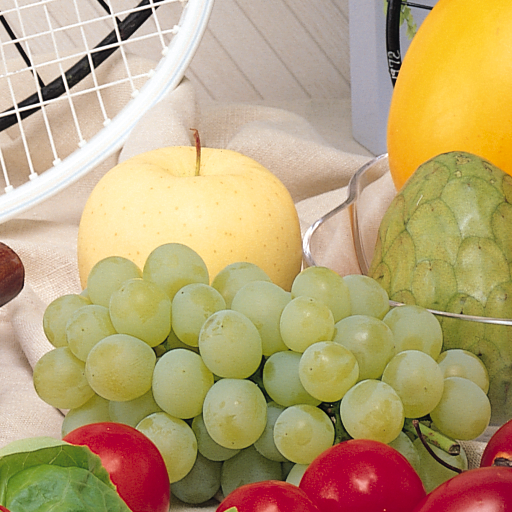
%> input picture exercises/eveaskari/4/fruits.png, 512 x 512 px, given in place of Fruits.jpg, which was not available
$ octave Exc18.m   (GNU Octave 9; MATLAB toolbox functions it lacks are replaced by stand-ins)
%> lines starting %> are read from the running program, lines starting %| are printed output that depends on the picture; in (x1, y1, x2, y2) boxes, pixels count from 0 and x2, y2 are one past the last pixel; in counts of white or black regions, pixels touching at a corner belong together; the program's own positions count from 1; pictures that were not available may be replaced by others from this repository, and a replacement may not be noted
clear;
close all;
clc;

orimg= imread("Fruits.jpg");
%> orimg is the input picture: size 512x512x3 uint8; mean R, G, B 185.5, 163.3, 118.3
orimg=rgb2gray(orimg);
%> orimg: size 512x512 uint8
newImg = uint8(zeros(size(orimg)));
figure,imshow(uint8(orimg)),hold on
[row,col,chan] = size(orimg);
%> row = 512; col = 512; chan = 1

poem=imread("Poem.jpg");
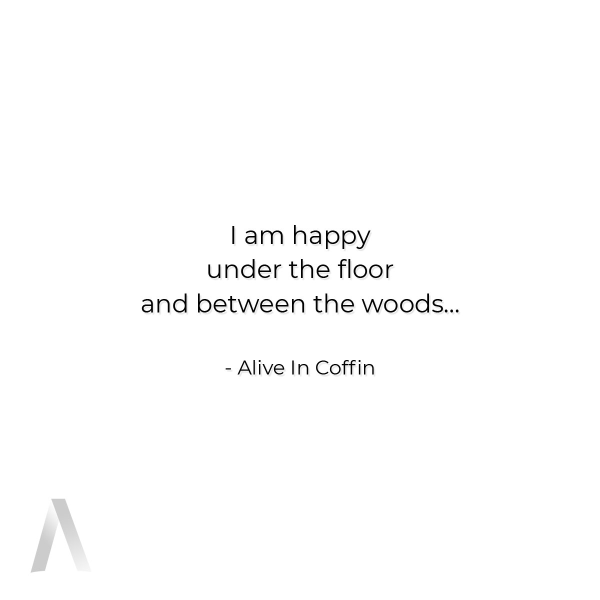
%> input picture exercises/eveaskari/Exc 18/Poem.jpg, 1200 x 1200 px (shown at 1/2 size)
%> poem is the input picture: size 1200x1200x3 uint8; min 0, max 255, mean 252.6


[x1,y1,z1]= size(orimg);
%> x1 = 512; y1 = 512; z1 = 1
[x2,y2,z2]= size(poem);
%> x2 = 1200; y2 = 1200; z2 = 3
if (x2>x1)|(y2>y1)
 poem= imresize(poem,[x1,y1]);
%> poem: size 512x512x3 uint8
elseif (x2<x1)|(y2<y1)
  poem(x2+x1-x2,y2+y1-y2)=255;
end


doubled_orimage = double(orimg);

p1 = bitget(doubled_orimage,1);
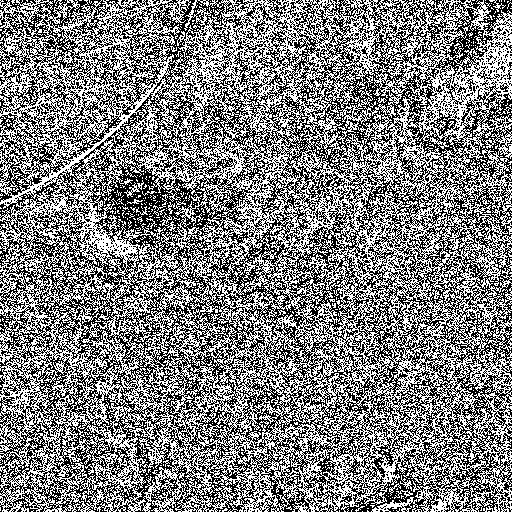
%> p1: size 512x512 logical; 50.2% white; black in thin lines or dots
p2 = bitget(doubled_orimage,2);
%> p2: size 512x512 logical; 50% white; black in thin lines or dots
p3 = bitget(doubled_orimage,3);
%> p3: size 512x512 logical; 50% white in thin lines or dots
p4 = bitget(doubled_orimage,4);
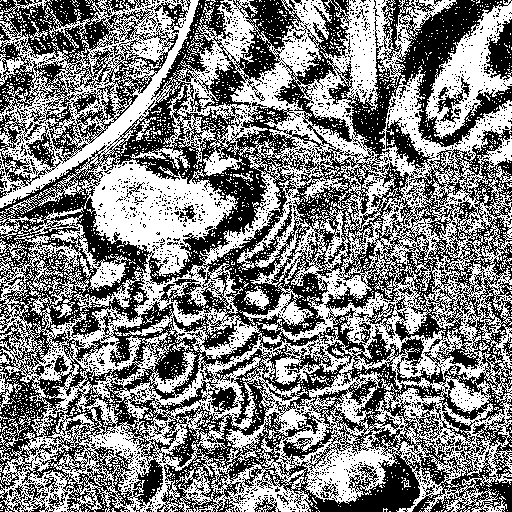
%> p4: size 512x512 logical; 50.5% white; 2635 black regions (2577 under 20 px), largest, box (x1, y1, x2, y2) and area: (0, 0, 512, 512) 107936, (0, 0, 178, 164) 10658, (0, 112, 61, 187) 1351
p5 = bitget(doubled_orimage,5);
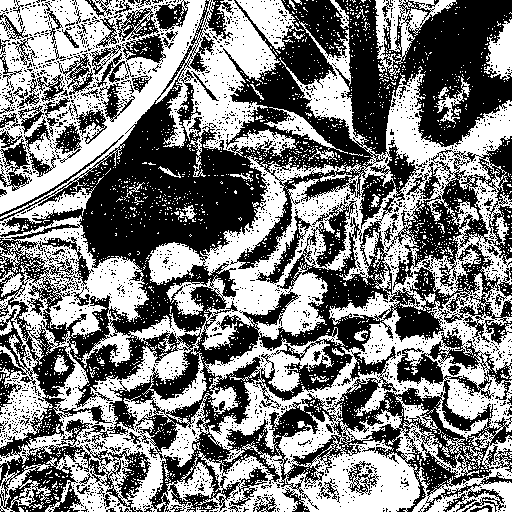
%> p5: size 512x512 logical; 49.4% white; 2549 white regions (2504 under 20 px), largest, box (x1, y1, x2, y2) and area: (0, 21, 512, 512) 86395, (0, 0, 296, 235) 28935, (375, 0, 457, 76) 2073
p6 = bitget(doubled_orimage,6);
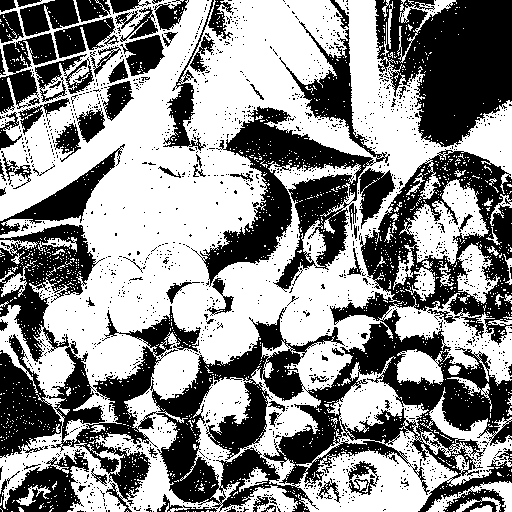
%> p6: size 512x512 logical; 55.8% white; 1760 black regions (1674 under 20 px), largest, box (x1, y1, x2, y2) and area: (0, 149, 512, 512) 58589, (191, 21, 390, 292) 14508, (375, 0, 512, 147) 13982
p7 = bitget(doubled_orimage,7);
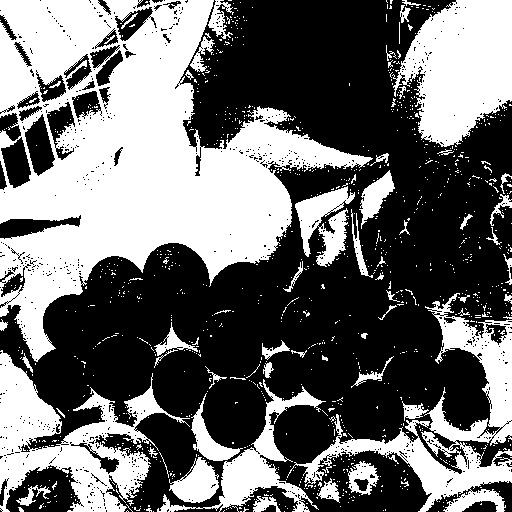
%> p7: size 512x512 logical; 42.8% white; 1051 white regions (990 under 20 px), largest, box (x1, y1, x2, y2) and area: (0, 0, 373, 362) 59545, (392, 0, 512, 147) 11944, (0, 350, 190, 512) 11553
p8 = bitget(doubled_orimage,8);
%> p8: size 512x512 logical; 81.3% white; 379 black regions (337 under 20 px), largest, box (x1, y1, x2, y2) and area: (0, 313, 512, 512) 39993, (386, 0, 433, 88) 1245, (0, 242, 25, 307) 1152

figure;
subplot(3,3,1); imshow(p1); title('Bitplane 1');
subplot(3,3,2); imshow(p2); title('Bitplane 2');
subplot(3,3,3); imshow(p3); title('Bitplane 3');
subplot(3,3,4); imshow(p4); title('Bitplane 4');
subplot(3,3,5); imshow(p5); title('Bitplane 5');
subplot(3,3,6); imshow(p6); title('Bitplane 6');
subplot(3,3,7); imshow(p7); title('Bitplane 7');
subplot(3,3,8); imshow(p8); title('Bitplane 8');

for i = 1:1:row
    for j = 1:1:col
        newImg(i,j) = bitand(orimg(i,j),240);
    end
end
figure, imshow(newImg);title('Compressed image');


doubled_orimage2 = double(orimg);

imbed = 4;
msgsft = bitshift(doubled_orimage,-(8-imbed));
show = uint8 (msgsft);
show = bitshift(show, 8-imbed);

inzero = doubled_orimage2;

for i = 1:imbed
    inzero = bitset(show,i,0);
end

inzero = double(inzero);
stgnimg = uint8(inzero + msgsft);
figure, imshow(stgnimg); title('Steganography of Images');
imwrite(stgnimg,'stgan.bmp');

figure;
subplot(3,1,1); imhist(orimg); title('Orginal picture Histogram');
subplot(3,1,2); imhist(stgnimg); title('Steganed picture Histogram');
subplot(3,1,3); imhist(histeq(orimg)); title('Equalized Histogram');
%> after `title('Equalized Histogram')`:
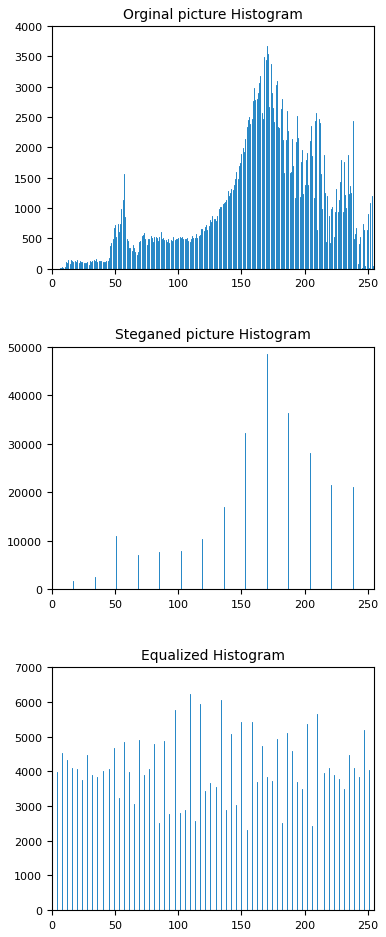
%> figure redrawn from the program's plot data, 3 panels; panel 1: highest point at x = 170, y = 3672; panel 2: highest point at x = 170, y = 48476; panel 3: highest point at x = 109, y = 6245
